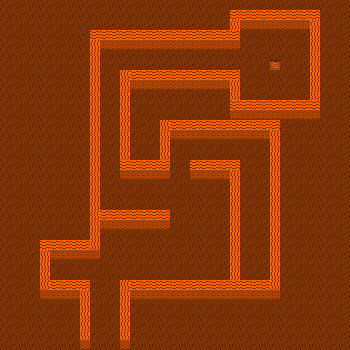

This game map was drawn from its Tiled (.tmx) file and the tilesets committed beside it. A one-line description and the full map source follow:
An orthogonal 35x35 tile map with 10x10 px tiles, 2 tile layers (solid, objects).

<map version="1.0" orientation="orthogonal" renderorder="right-down" width="35" height="35" tilewidth="10" tileheight="10" nextobjectid="1">
 <tileset firstgid="1" name="tileset" tilewidth="10" tileheight="10" tilecount="84" columns="14">
  <image source="tileset.png" width="140" height="60" />
 </tileset>
 <layer name="solid" width="35" height="35">
  <data encoding="csv">
72,72,72,72,72,72,72,72,72,72,72,72,72,72,72,72,72,72,72,72,72,72,72,72,72,72,72,72,72,72,72,72,72,72,72,
72,72,72,72,72,72,72,72,72,72,72,72,72,72,72,72,72,72,72,72,72,72,72,74,74,74,74,74,74,74,74,74,72,72,72,
72,72,72,72,72,72,72,72,72,72,72,72,72,72,72,72,72,72,72,72,72,72,72,75,73,73,73,73,73,73,73,75,72,72,72,
72,72,72,72,72,72,72,72,72,74,74,74,74,74,74,74,74,74,74,74,74,74,74,74,72,72,72,72,72,72,72,75,72,72,72,
72,72,72,72,72,72,72,72,72,75,73,73,73,73,73,73,73,73,73,73,73,73,73,73,72,72,72,72,72,72,72,75,72,72,72,
72,72,72,72,72,72,72,72,72,75,72,72,72,72,72,72,72,72,72,72,72,72,72,72,72,72,72,72,72,72,72,75,72,72,72,
72,72,72,72,72,72,72,72,72,75,72,72,72,72,72,72,72,72,72,72,72,72,72,72,72,72,72,72,72,72,72,75,72,72,72,
72,72,72,72,72,72,72,72,72,75,72,72,75,74,74,74,74,74,74,74,74,74,74,74,72,72,72,72,72,72,72,75,72,72,72,
72,72,72,72,72,72,72,72,72,75,72,72,75,73,73,73,73,73,73,73,73,73,73,75,72,72,72,72,72,72,72,75,72,72,72,
72,72,72,72,72,72,72,72,72,75,72,72,75,72,72,72,72,72,72,72,72,72,72,75,72,72,72,72,72,72,72,75,72,72,72,
72,72,72,72,72,72,72,72,72,75,72,72,75,72,72,72,72,72,72,72,72,72,72,74,74,74,74,74,74,74,74,74,72,72,72,
72,72,72,72,72,72,72,72,72,75,72,72,75,72,72,72,72,72,72,72,72,72,72,73,73,73,73,73,73,73,73,73,72,72,72,
72,72,72,72,72,72,72,72,72,75,72,72,75,72,72,72,75,74,74,74,74,74,74,74,74,74,74,74,72,72,72,72,72,72,72,
72,72,72,72,72,72,72,72,72,75,72,72,75,72,72,72,75,73,73,73,73,73,73,73,73,73,73,75,72,72,72,72,72,72,72,
72,72,72,72,72,72,72,72,72,75,72,72,75,72,72,72,75,72,72,72,72,72,72,72,72,72,72,75,72,72,72,72,72,72,72,
72,72,72,72,72,72,72,72,72,75,72,72,75,72,72,72,75,72,72,72,72,72,72,72,72,72,72,75,72,72,72,72,72,72,72,
72,72,72,72,72,72,72,72,72,75,72,72,74,74,74,74,74,72,72,74,74,74,74,74,72,72,72,75,72,72,72,72,72,72,72,
72,72,72,72,72,72,72,72,72,75,72,72,73,73,73,73,73,72,72,73,73,73,73,75,72,72,72,75,72,72,72,72,72,72,72,
72,72,72,72,72,72,72,72,72,75,72,72,72,72,72,72,72,72,72,72,72,72,72,75,72,72,72,75,72,72,72,72,72,72,72,
72,72,72,72,72,72,72,72,72,75,72,72,72,72,72,72,72,72,72,72,72,72,72,75,72,72,72,75,72,72,72,72,72,72,72,
72,72,72,72,72,72,72,72,72,75,72,72,72,72,72,72,72,72,72,72,72,72,72,75,72,72,72,75,72,72,72,72,72,72,72,
72,72,72,72,72,72,72,72,72,75,74,74,74,74,74,74,74,72,72,72,72,72,72,75,72,72,72,75,72,72,72,72,72,72,72,
72,72,72,72,72,72,72,72,72,75,73,73,73,73,73,73,73,72,72,72,72,72,72,75,72,72,72,75,72,72,72,72,72,72,72,
72,72,72,72,72,72,72,72,72,75,72,72,72,72,72,72,72,72,72,72,72,72,72,75,72,72,72,75,72,72,72,72,72,72,72,
72,72,72,72,74,74,74,74,74,75,72,72,72,72,72,72,72,72,72,72,72,72,72,75,72,72,72,75,72,72,72,72,72,72,72,
72,72,72,72,75,73,73,73,73,73,72,72,72,72,72,72,72,72,72,72,72,72,72,75,72,72,72,75,72,72,72,72,72,72,72,
72,72,72,72,75,72,72,72,72,72,72,72,72,72,72,72,72,72,72,72,72,72,72,75,72,72,72,75,72,72,72,72,72,72,72,
72,72,72,72,75,72,72,72,72,72,72,72,72,72,72,72,72,72,72,72,72,72,72,75,72,72,72,75,72,72,72,72,72,72,72,
72,72,72,72,75,74,74,74,74,72,72,72,75,74,74,74,74,74,74,74,74,74,74,74,74,74,74,75,72,72,72,72,72,72,72,
72,72,72,72,73,73,73,73,75,72,72,72,75,73,73,73,73,73,73,73,73,73,73,73,73,73,73,73,72,72,72,72,72,72,72,
72,72,72,72,72,72,72,72,75,72,72,72,75,72,72,72,72,72,72,72,72,72,72,72,72,72,72,72,72,72,72,72,72,72,72,
72,72,72,72,72,72,72,72,75,72,72,72,75,72,72,72,72,72,72,72,72,72,72,72,72,72,72,72,72,72,72,72,72,72,72,
72,72,72,72,72,72,72,72,75,72,72,72,75,72,72,72,72,72,72,72,72,72,72,72,72,72,72,72,72,72,72,72,72,72,72,
72,72,72,72,72,72,72,72,75,72,72,72,75,72,72,72,72,72,72,72,72,72,72,72,72,72,72,72,72,72,72,72,72,72,72,
72,72,72,72,72,72,72,72,73,72,72,72,73,72,72,72,72,72,72,72,72,72,72,72,72,72,72,72,72,72,72,72,72,72,72
</data>
 </layer>
 <layer name="objects" width="35" height="35">
  <data encoding="csv">
0,0,0,0,0,0,0,0,0,0,0,0,0,0,0,0,0,0,0,0,0,0,0,0,0,0,0,0,0,0,0,0,0,0,0,
0,0,0,0,0,0,0,0,0,0,0,0,0,0,0,0,0,0,0,0,0,0,0,0,0,0,0,0,0,0,0,0,0,0,0,
0,0,0,0,0,0,0,0,0,0,0,0,0,0,0,0,0,0,0,0,0,0,0,0,0,0,0,0,0,0,0,0,0,0,0,
0,0,0,0,0,0,0,0,0,0,0,0,0,0,0,0,0,0,0,0,0,0,0,0,0,0,0,0,0,0,0,0,0,0,0,
0,0,0,0,0,0,0,0,0,0,0,0,0,0,0,0,0,0,0,0,0,0,0,0,0,0,0,0,0,0,0,0,0,0,0,
0,0,0,0,0,0,0,0,0,0,0,0,0,0,0,0,0,0,0,0,0,0,0,0,0,0,0,0,0,0,0,0,0,0,0,
0,0,0,0,0,0,0,0,0,0,0,0,0,0,0,0,0,0,0,0,0,0,0,0,0,0,0,76,0,0,0,0,0,0,0,
0,0,0,0,0,0,0,0,0,0,0,0,0,0,0,0,0,0,0,0,0,0,0,0,0,0,0,0,0,0,0,0,0,0,0,
0,0,0,0,0,0,0,0,0,0,0,0,0,0,0,0,0,0,0,0,0,0,0,0,0,0,0,0,0,0,0,0,0,0,0,
0,0,0,0,0,0,0,0,0,0,0,0,0,0,0,0,0,0,0,0,0,0,0,0,0,0,0,0,0,0,0,0,0,0,0,
0,0,0,0,0,0,0,0,0,0,0,0,0,0,0,0,0,0,0,0,0,0,0,0,0,0,0,0,0,0,0,0,0,0,0,
0,0,0,0,0,0,0,0,0,0,0,0,0,0,0,0,0,0,0,0,0,0,0,0,0,0,0,0,0,0,0,0,0,0,0,
0,0,0,0,0,0,0,0,0,0,0,0,0,0,0,0,0,0,0,0,0,0,0,0,0,0,0,0,0,0,0,0,0,0,0,
0,0,0,0,0,0,0,0,0,0,0,0,0,0,0,0,0,0,0,0,0,0,0,0,0,0,0,0,0,0,0,0,0,0,0,
0,0,0,0,0,0,0,0,0,0,0,0,0,0,0,0,0,0,0,0,0,0,0,0,0,0,0,0,0,0,0,0,0,0,0,
0,0,0,0,0,0,0,0,0,0,0,0,0,0,0,0,0,0,0,0,0,0,0,0,0,0,0,0,0,0,0,0,0,0,0,
0,0,0,0,0,0,0,0,0,0,0,0,0,0,0,0,0,0,0,0,0,0,0,0,0,0,0,0,0,0,0,0,0,0,0,
0,0,0,0,0,0,0,0,0,0,0,0,0,0,0,0,0,0,0,0,0,0,0,0,0,0,0,0,0,0,0,0,0,0,0,
0,0,0,0,0,0,0,0,0,0,0,0,0,0,0,0,0,0,0,0,0,0,0,0,0,0,0,0,0,0,0,0,0,0,0,
0,0,0,0,0,0,0,0,0,0,0,0,0,0,0,0,0,0,0,0,0,0,0,0,0,0,0,0,0,0,0,0,0,0,0,
0,0,0,0,0,0,0,0,0,0,0,0,0,0,0,0,0,0,0,0,0,0,0,0,0,0,0,0,0,0,0,0,0,0,0,
0,0,0,0,0,0,0,0,0,0,0,0,0,0,0,0,0,0,0,0,0,0,0,0,0,0,0,0,0,0,0,0,0,0,0,
0,0,0,0,0,0,0,0,0,0,0,0,0,0,0,0,0,0,0,0,0,0,0,0,0,0,0,0,0,0,0,0,0,0,0,
0,0,0,0,0,0,0,0,0,0,0,0,0,0,0,0,0,0,0,0,0,0,0,0,0,0,0,0,0,0,0,0,0,0,0,
0,0,0,0,0,0,0,0,0,0,0,0,0,0,0,0,0,0,0,0,0,0,0,0,0,0,0,0,0,0,0,0,0,0,0,
0,0,0,0,0,0,0,0,0,0,0,0,0,0,0,0,0,0,0,0,0,0,0,0,0,0,0,0,0,0,0,0,0,0,0,
0,0,0,0,0,0,0,0,0,0,0,0,0,0,0,0,0,0,0,0,0,0,0,0,0,0,0,0,0,0,0,0,0,0,0,
0,0,0,0,0,0,0,0,0,0,0,0,0,0,0,0,0,0,0,0,0,0,0,0,0,0,0,0,0,0,0,0,0,0,0,
0,0,0,0,0,0,0,0,0,0,0,0,0,0,0,0,0,0,0,0,0,0,0,0,0,0,0,0,0,0,0,0,0,0,0,
0,0,0,0,0,0,0,0,0,0,0,0,0,0,0,0,0,0,0,0,0,0,0,0,0,0,0,0,0,0,0,0,0,0,0,
0,0,0,0,0,0,0,0,0,0,0,0,0,0,0,0,0,0,0,0,0,0,0,0,0,0,0,0,0,0,0,0,0,0,0,
0,0,0,0,0,0,0,0,0,0,0,0,0,0,0,0,0,0,0,0,0,0,0,0,0,0,0,0,0,0,0,0,0,0,0,
0,0,0,0,0,0,0,0,0,0,0,0,0,0,0,0,0,0,0,0,0,0,0,0,0,0,0,0,0,0,0,0,0,0,0,
0,0,0,0,0,0,0,0,0,0,0,0,0,0,0,0,0,0,0,0,0,0,0,0,0,0,0,0,0,0,0,0,0,0,0,
0,0,0,0,0,0,0,0,0,0,0,0,0,0,0,0,0,0,0,0,0,0,0,0,0,0,0,0,0,0,0,0,0,0,0
</data>
 </layer>
</map>
